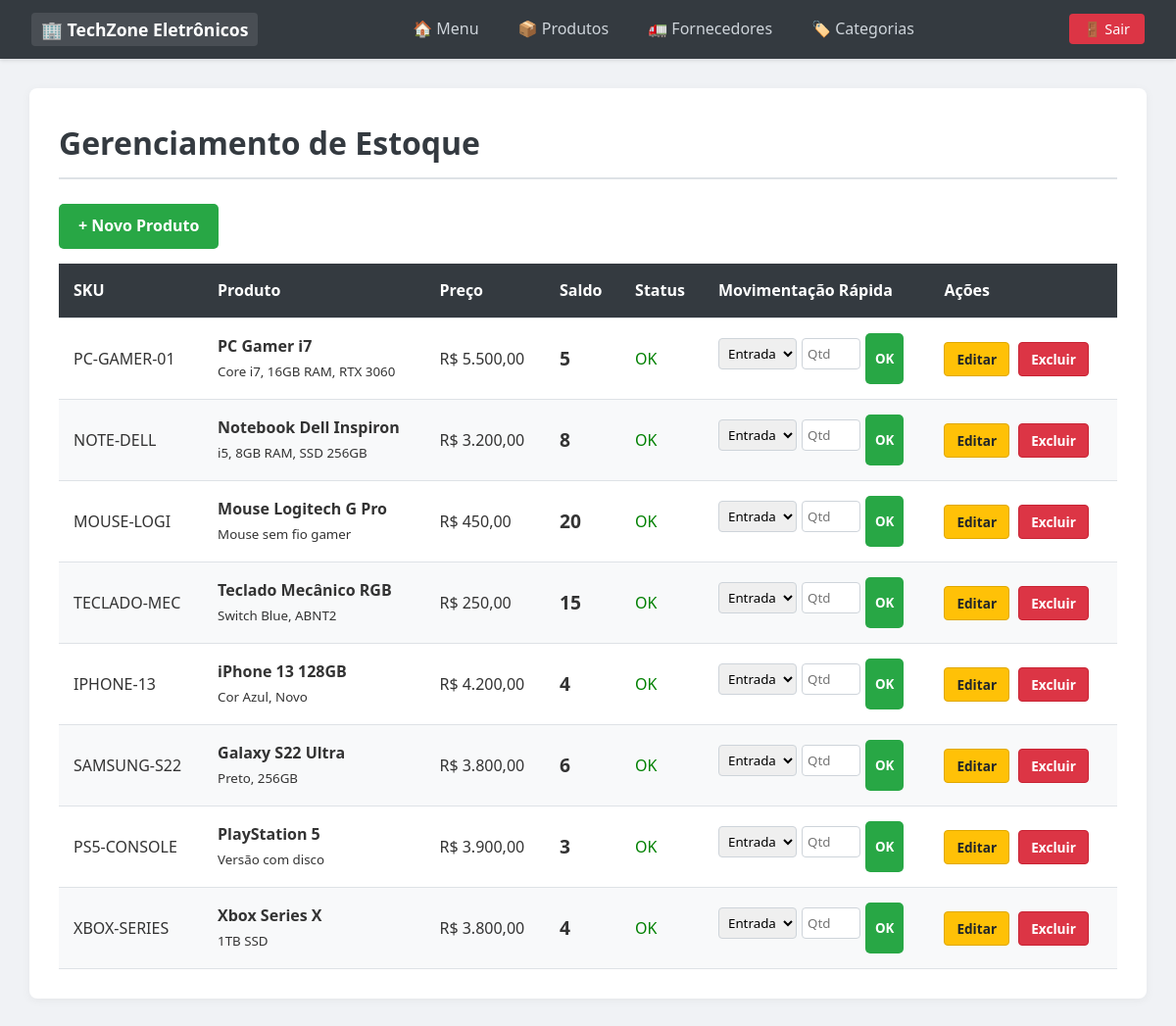
The page /Controller/ProdutoController.php?acao=listarProdutos (signed in) on the database its author committed.
### tables this page shows
CREATE TABLE produtos (
    id INT AUTO_INCREMENT PRIMARY KEY,
    sku VARCHAR(50) NOT NULL,
    nome VARCHAR(100) NOT NULL,
    descricao TEXT,
    preco DECIMAL(10, 2) NOT NULL,
    quantidade INT DEFAULT 0,
    estoque_minimo INT DEFAULT 5,
    
    id_categoria INT,
    id_fornecedor INT NULL,  
    id_usuario INT NOT NULL,
    
    FOREIGN KEY (id_categoria) REFERENCES categorias(id) ON DELETE SET NULL,
    FOREIGN KEY (id_fornecedor) REFERENCES fornecedores(id) ON DELETE SET NULL,
    FOREIGN KEY (id_usuario) REFERENCES usuarios(id) ON DELETE CASCADE
);

### Model/Produto.php (called while the page is built, shortened)
<?php
    class Produto {
        public function listarPorUsuario($id_usuario){
            $conexao = Conexao::Conectar();
            $consultaSQL = "SELECT * FROM produtos WHERE id_usuario = :id_usuario";
            $declaracao = $conexao->prepare($consultaSQL);
            $declaracao->bindValue(":id_usuario", $id_usuario);
            $declaracao->execute();
            return $declaracao->fetchAll(PDO::FETCH_ASSOC);
        }
    }
?>

### View/Produto/ListarProduto.php (the view, shortened to what this page needs)
<!DOCTYPE html>
<html lang="pt-br">
<head>
    <link rel="stylesheet" href="../View/Assets/style.css">
</head>
<body>
    <nav>
        <div class="nav-brand">
            <span class="company-name">🏢 <?php echo $_SESSION['nome']; ?></span>
        </div>
        <div class="nav-links">
            <a href="ClienteController.php?acao=dashboard">🏠 Menu</a>
            <a href="ProdutoController.php?acao=listarProdutos">📦 Produtos</a>
            <a href="FornecedorController.php?acao=listarFornecedores">🚛 Fornecedores</a>
            <a href="CategoriaController.php?acao=listarCategorias">🏷️ Categorias</a>
        </div>
        <div class="nav-logout">
            <a href="AutenticaController.php?acao=logout" class="btn-logout">🚪 Sair</a>
        </div>
    </nav>
    <div class="container">
        <h1>Gerenciamento de Estoque</h1>
        <a href="ProdutoController.php?acao=prepararCadastro" class="btn">
            + Novo Produto
        </a>
        <table>
            <thead>
                <tr>
                    <th>SKU</th>
                    <th>Produto</th>
                    <th>Preço</th>
                    <th>Saldo</th>
                    <th>Status</th>
                    <th>Movimentação Rápida</th>
                    <th>Ações</th>
                </tr>
            </thead>
            <tbody>
                <?php if(count($listaDeprodutos) > 0): ?>
                    <?php foreach($listaDeprodutos as $prod): ?>
                        <?php
                            $alerta = $prod['quantidade'] < $prod['estoque_minimo'];
                            $classeLinha = $alerta ? 'style="background-color: #fff3cd;"' : '';
                            $textoStatus = $alerta ? '<span style="color:red; font-weight:bold;">BAIXO!</span>' : '<span style="color:green;">OK</span>';
                        ?>
                        <tr <?php echo $classeLinha; ?>>
                            <td><?php echo $prod['sku']; ?></td>
                            <td>
                                <strong><?php echo $prod['nome']; ?></strong><br>
                                <small><?php echo $prod['descricao']; ?></small>
                            </td>
                            <td>R$ <?php echo number_format($prod['preco'], 2, ',', '.'); ?></td>
                            <td style="font-size: 1.2rem; font-weight: bold;">
                                <?php echo $prod['quantidade']; ?>
                            </td>
                            <td><?php echo $textoStatus; ?></td>
                            <td>
                                <form action="ProdutoController.php" method="POST" style="display:flex; gap:5px; margin:0; padding:0; background:none; box-shadow:none;">
                                    <select name="tipo" style="width: 80px; padding: 5px;">
                                        <option value="entrada">Entrada</option>
                                    </select>
                                    <input type="number" name="quantidade" placeholder="Qtd" style="width: 60px; padding: 5px;" min="1" required>
                                    <button type="submit" style="padding: 5px 10px;" class="btn">OK</button>
                                </form>
                            </td>
                            <td>
                                <a href="ProdutoController.php?acao=prepararEdicaoProduto&id_produto=<?php echo $prod['id']; ?>"
                                 class="btn-acao btn-editar">Editar</a>
                                <a href="ProdutoController.php?acao=excluirProduto&id_produto=<?php echo $prod['id']; ?>"
                                   onclick="return confirm('Tem certeza que deseja excluir?')"
                                 class="btn-acao btn-excluir">Excluir</a>
                            </td>
                        </tr>
                    <?php endforeach; ?>
                <?php else: ?>
                    <tr>
                        <td colspan="7" style="text-align: center;">Nenhum produto cadastrado.</td>
                    </tr>
                <?php endif; ?>
            </tbody>
        </table>
    </div>
</body>
</html>

### Controller/ProdutoController.php (shortened to what this page needs)
<?php
    require_once __DIR__ . '/../Model/Produto.php';
    class ProdutoController {
        public function listarProdutos(){
            $produto = new Produto(null, null, null, null, null, null, null, null, null);
            $listaDeprodutos = $produto->listarPorUsuario($_SESSION['id']);
            require_once __DIR__ . '/../View/Produto/ListarProduto.php';
        }
    }
    if(isset($_REQUEST['acao'])){
        $controller = new ProdutoController();
        switch($_REQUEST['acao']){
            case 'listarProdutos':
                $controller->listarProdutos();
                break;
        }
    }
?>

### View/Assets/style.css (style rules this page uses)
* { margin: 0; padding: 0; box-sizing: border-box; font-family: 'Segoe UI', Tahoma, Geneva, Verdana, sans-serif; }
body { background-color: #f0f2f5; color: #333; line-height: 1.6; min-height: 100vh; }
a { text-decoration: none; }
nav { background-color: #343a40; color: white; padding: 0 2rem; height: 60px; display: flex; justify-content: space-between; align-items: center; box-shadow: 0 2px 4px rgba(0,0,0,0.1); }
.nav-brand .company-name { font-size: 1.1rem; font-weight: bold; background-color: rgba(255, 255, 255, 0.1); padding: 5px 10px; border-radius: 4px; }
.nav-links { display: flex; gap: 20px; }
.nav-links a { color: #ced4da; font-weight: 500; padding: 5px 10px; border-radius: 4px; transition: all 0.3s; }
.btn-logout { background-color: #dc3545; color: white !important; padding: 6px 15px; border-radius: 4px; font-size: 0.9rem; transition: background 0.3s; }
.container { width: 95%; max-width: 100%; margin: 30px auto; background: white; padding: 30px; border-radius: 8px; box-shadow: 0 2px 10px rgba(0,0,0,0.05); }
h1 { margin-bottom: 25px; color: #343a40; border-bottom: 2px solid #dee2e6; padding-bottom: 10px; }
table { width: 100%; border-collapse: collapse; margin-top: 15px; background-color: white; }
thead { background-color: #343a40; color: white; }
th, td { padding: 15px; text-align: left; border-bottom: 1px solid #dee2e6; }
tbody tr:nth-child(even) { background-color: #f8f9fa; }
td:last-child { white-space: nowrap; }
.btn { display: inline-block; background-color: #28a745; color: white !important; padding: 10px 20px; border-radius: 5px; border: none; cursor: pointer; font-weight: 600; transition: opacity 0.2s; }
.btn-acao { padding: 6px 12px; border-radius: 4px; font-size: 0.85rem; font-weight: bold; margin-right: 5px; display: inline-block; text-decoration: none; }
.btn-editar { background-color: #ffc107; color: #212529 !important; border: 1px solid #e0a800; }
.btn-excluir { background-color: #dc3545; color: white !important; border: 1px solid #c82333; }
input, select { width: 100%; padding: 10px; margin: 5px 0 15px 0; border: 1px solid #ced4da; border-radius: 4px; }

### rows shown on the page
produtos: sku "PC-GAMER-01", nome "PC Gamer i7", descricao "Core i7, 16GB RAM, RTX 3060", preco "5.500,00", quantidade "5", estoque_minimo "OK"
produtos: sku "NOTE-DELL", nome "Notebook Dell Inspiron", descricao "i5, 8GB RAM, SSD 256GB", preco "3.200,00", quantidade "8", estoque_minimo "OK"
produtos: sku "MOUSE-LOGI", nome "Mouse Logitech G Pro", descricao "Mouse sem fio gamer", preco "450,00", quantidade "20", estoque_minimo "OK"
produtos: sku "TECLADO-MEC", nome "Teclado Mecânico RGB", descricao "Switch Blue, ABNT2", preco "250,00", quantidade "15", estoque_minimo "OK"
produtos: sku "IPHONE-13", nome "iPhone 13 128GB", descricao "Cor Azul, Novo", preco "4.200,00", quantidade "4", estoque_minimo "OK"
produtos: sku "SAMSUNG-S22", nome "Galaxy S22 Ultra", descricao "Preto, 256GB", preco "3.800,00", quantidade "6", estoque_minimo "OK"
produtos: sku "PS5-CONSOLE", nome "PlayStation 5", descricao "Versão com disco", preco "3.900,00", quantidade "3", estoque_minimo "OK"
produtos: sku "XBOX-SERIES", nome "Xbox Series X", descricao "1TB SSD", preco "3.800,00", quantidade "4", estoque_minimo "OK"

### other values the page prints
$_SESSION['nome'] "TechZone Eletrônicos"
